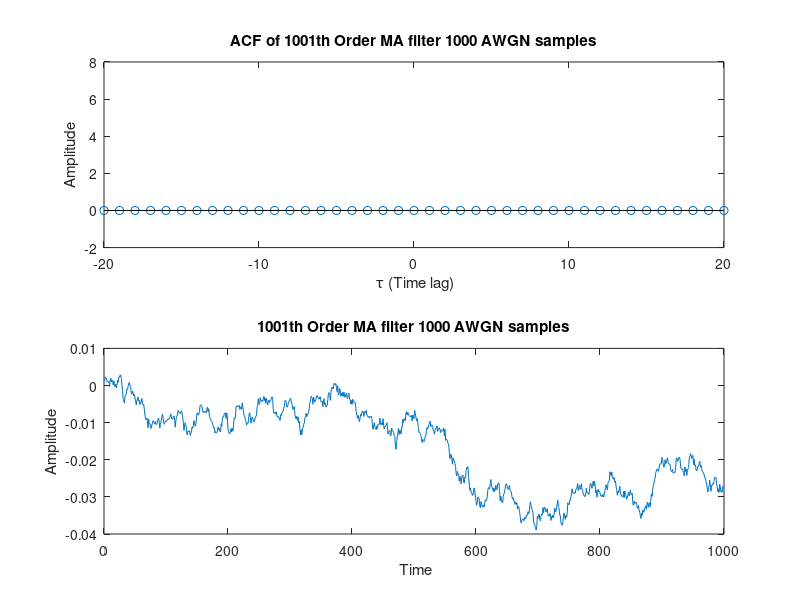

MATLAB code to generate this figure:
clc;
Or = 1001;
x = randn(1,1000);
y=filter(ones(Or,1),[Or],x);
[a,b] = xcorr(y, 'unbiased');
subplot(2,1,1)
stem(b,a)
xlabel(' \tau (Time lag)')
ylabel('Amplitude')
str = sprintf('ACF of %dth Order MA filter 1000 AWGN samples',Or)
title(str)
axis ([-20 20 -2 8])
subplot(2,1,2)
plot(y)
xlabel(' Time')
ylabel('Amplitude')
str = sprintf('%dth Order MA filter 1000 AWGN samples',Or)
title(str)
y(1000)
mean(y)
%axis([0 200 -10 10])